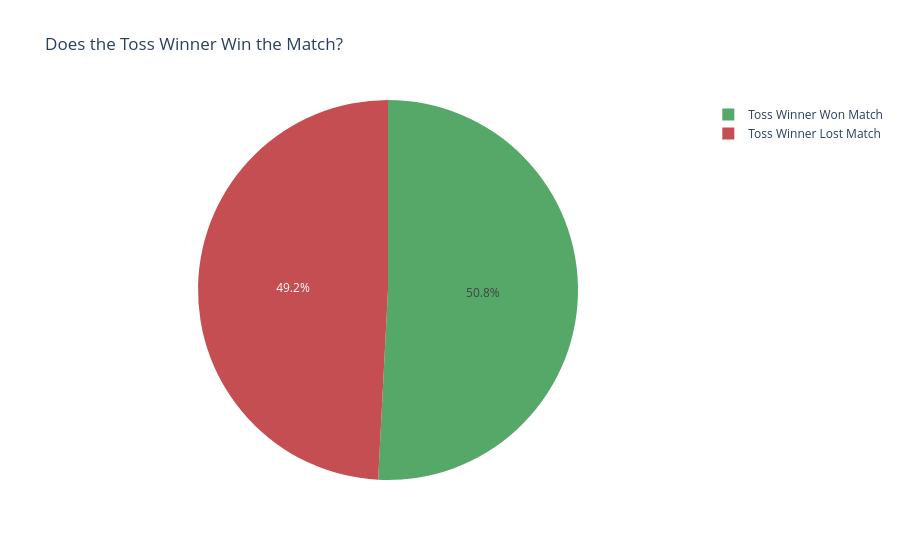

The notebook cell this image was saved under:
### Markdown cell above
### 4.4 Does Winning the Toss Help Win the Match?

### Code cell
matches_clean['toss_winner_won'] = (matches_clean['toss_winner'] == matches_clean['winner'])
toss_impact = matches_clean['toss_winner_won'].value_counts(normalize=True) * 100
print(toss_impact)

fig = px.pie(values=toss_impact.values, names=['Toss Winner Won Match','Toss Winner Lost Match'],
             title='Does the Toss Winner Win the Match?', color_discrete_sequence=['#55A868','#C44E52'])
fig.show()

### Figure 1 — Plotly figure (JSON) as saved in the notebook; plotly's stock layout.template omitted (floating-point values rounded to 4 significant figures)
{"data": [{"domain": {"x": [0, 1], "y": [0, 1]}, "hovertemplate": "label=%{label}<br>value=%{value}<extra></extra>", "labels": ["Toss Winner Won Match", "Toss Winner Lost Match"], "legendgroup": "", "name": "", "showlegend": true, "type": "pie", "values": [50.83, 49.17]}], "layout": {"legend": {"tracegroupgap": 0}, "piecolorway": ["#55A868", "#C44E52"], "title": {"text": "Does the Toss Winner Win the Match?"}}}
